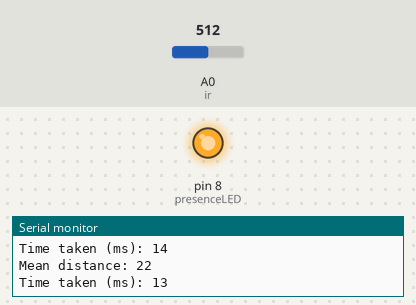
This sketch was run on a simulated Arduino Uno, built with avr-gcc and run on an emulated ATmega328P. Shown: output pins drawn as LEDs (lit = HIGH), the last lines printed to the serial monitor. Inputs (shaded band) come from the test bench; at power-on: A0 (ir) = 512.

Above: at 1.2 s.
1.3 s: A0 (ir) set to 139
2.8 s: A0 (ir) set to 125
At 3.5 s:
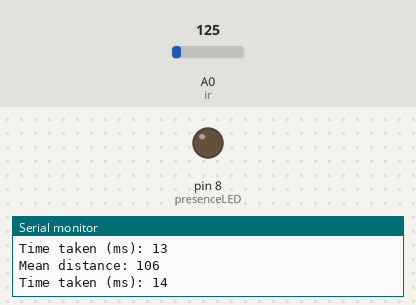
4.3 s: A0 (ir) set to 15
7.3 s: A0 (ir) set to 12
At 7.8 s:
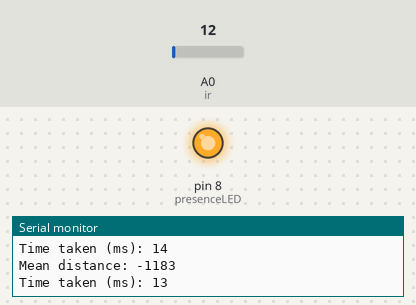
8.9 s: A0 (ir) set to 110
At 10.0 s:
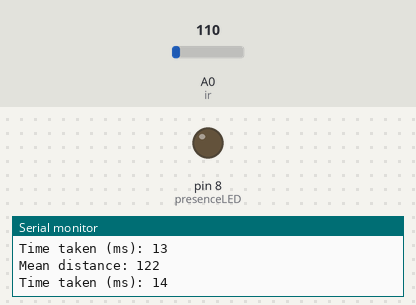
Timing chart, 0 to 11.4 s (numbered marks = the images above; inputs shaded):
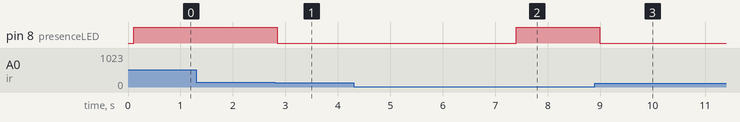

The sketch:

SharpSensorCm_presenceLight.ino
```cpp
#include <SharpIR.h>

#define ir A0
#define model 20150

boolean done=false;
int presenceLED = 8;


SharpIR sharp(ir, 25, 93, model);

// ir: the pin where your sensor is attached
// 25: the number of readings the library will make before calculating a mean distance
// 93: the difference between two consecutive measurements to be taken as valid
// model: an int that determines your sensor:  1080 for GP2Y0A21Y
//                                            20150 for GP2Y0A02Y
//                                            (working distance range according to the datasheets)


void setup(){
  pinMode(presenceLED, OUTPUT);
  Serial.begin(9600);
  pinMode (ir, INPUT);

}


void loop(){

 delay(100);    // it gives you time to open the serial monitor after you upload the sketch

 if (done==false){  // it only runs the loop once


  unsigned long pepe1=millis();  // takes the time before the loop on the library begins

  int dis=sharp.distance();  // this returns the distance to the object you're measuring

  if(dis < 100){
    digitalWrite(presenceLED, 255);
  }
  else{
    digitalWrite(presenceLED, 0);
  }
  Serial.print("Mean distance: ");  // returns it to the serial monitor
  Serial.println(dis);

  unsigned long pepe2=millis()-pepe1;  // the following gives you the time taken to get the measurement
  Serial.print("Time taken (ms): ");
  Serial.println(pepe2);
  //done=true;
  }

}
```

SharpIR.cpp
```cpp
// (licence header left out)
// The Sahrp IR sensors are cheap but somehow unreliable. I've found that when doing continous readings to a
// fix object, the distance given oscilates quite a bit from time to time. For example I had an object at
// 31 cm. The readings from the sensor were mainly steady at the correct distance but eventually the distance
// given dropped down to 25 cm or even 16 cm. That's quite a bit and for some applications it is quite
// unacceptable. I checked the library http://code.google.com/p/gp2y0a21yk-library/ by Jeroen Doggen
// (jeroendoggen@gmail.com) and what the author was doing is to take a bunch of readings and give an average of them

// The present library works similary. It reads a bunch of readings (avg), it checks if the current reading
// differs a lot from the previous one (tolerance) and if it doesn't differ a lot, it takes it into account
// for the mean distance.
// The distance is calculated from a formula extracted from the graphs on the sensors datasheets
// After some tests, I think that a set of 20 to 25 readings is more than enough to get an accurate distance
// Reading 25 times and return a mean distance takes 53 ms. For my application of the sensor is fast enough.
// This library has the formulas to work with the GP2Y0A21Y and the GP2Y0A02YK sensors but exanding it for
// other sensors is easy enough.


#include "Arduino.h"
#include "SharpIR.h"


SharpIR::SharpIR(int irPin, int avg, int tolerance, int sensorModel) {

    _irPin=irPin;
    _avg=avg;
    _tol=tolerance/100;
    _model=sensorModel;

    analogReference(DEFAULT);

}


// When you initialize the library object on your sketch you have to pass all the above parameters:

// irPin is obviously the pin where the IR sensor is attached
// avg is the number of readings the library does
// tolerance indicates how similar a value has to be from the last value to be taken as valid. It should be a
//    value between 0 and 100, like a %. A value of 93 would mean that one value has to be, at least, 93% to the
//    previous value to be considered as valid.
// sensorModel is a int to differentiate the two sensor models this library currently supports:
//    1080 is the int for the GP2Y0A21Y and 20150 is the int for GP2Y0A02YK. The numbers reflect the
//    distance range they are designed for (in cm)


int SharpIR::cm() {

    int raw=analogRead(_irPin);
    float voltFromRaw=map(raw, 0, 1023, 0, 5000);

    int puntualDistance;

    if (_model==1080) {

        puntualDistance=27.728*pow(voltFromRaw/1000, -1.2045);

    }else if (_model==20150){

        puntualDistance=61.573*pow(voltFromRaw/1000, -1.1068);

    }


    return puntualDistance;


}


int SharpIR::distance() {

    _p=0;
    _sum=0;


    for (int i=0; i<_avg; i++){

        int foo=cm();

        if (foo>=(_tol*_previousDistance)){

            _previousDistance=foo;
            _sum=_sum+foo;
            _p++;

        }


    }


    int accurateDistance=_sum/_p;

    return accurateDistance;

}
```

SharpIR.h
```cpp
// (licence header left out)
#ifndef SharpIR_h
#define SharpIR_h

#include "Arduino.h"

class SharpIR
{
  public:
    SharpIR (int irPin, int avg, int tolerance, int sensorModel);
    int distance();


  private:

    int cm();

    int _irPin;
    int _model;
    int _avg;
    int _p;
    int _sum;
    int _previousDistance;
    int _tol;

};

#endif
```

Measured:
- the behaviour switches between 133 and 132 on A0 (ir) (found by bisection; images 0 and 1)
- the behaviour switches between 14 and 13 on A0 (ir) (found by bisection; images 1 and 2)
- after the input at 2.8 s, pin 8 (presenceLED): HIGH → LOW after 0.05 s
- after the input at 7.3 s, pin 8 (presenceLED): LOW → HIGH after 0.10 s
- after the input at 8.9 s, pin 8 (presenceLED): HIGH → LOW after 0.10 s
